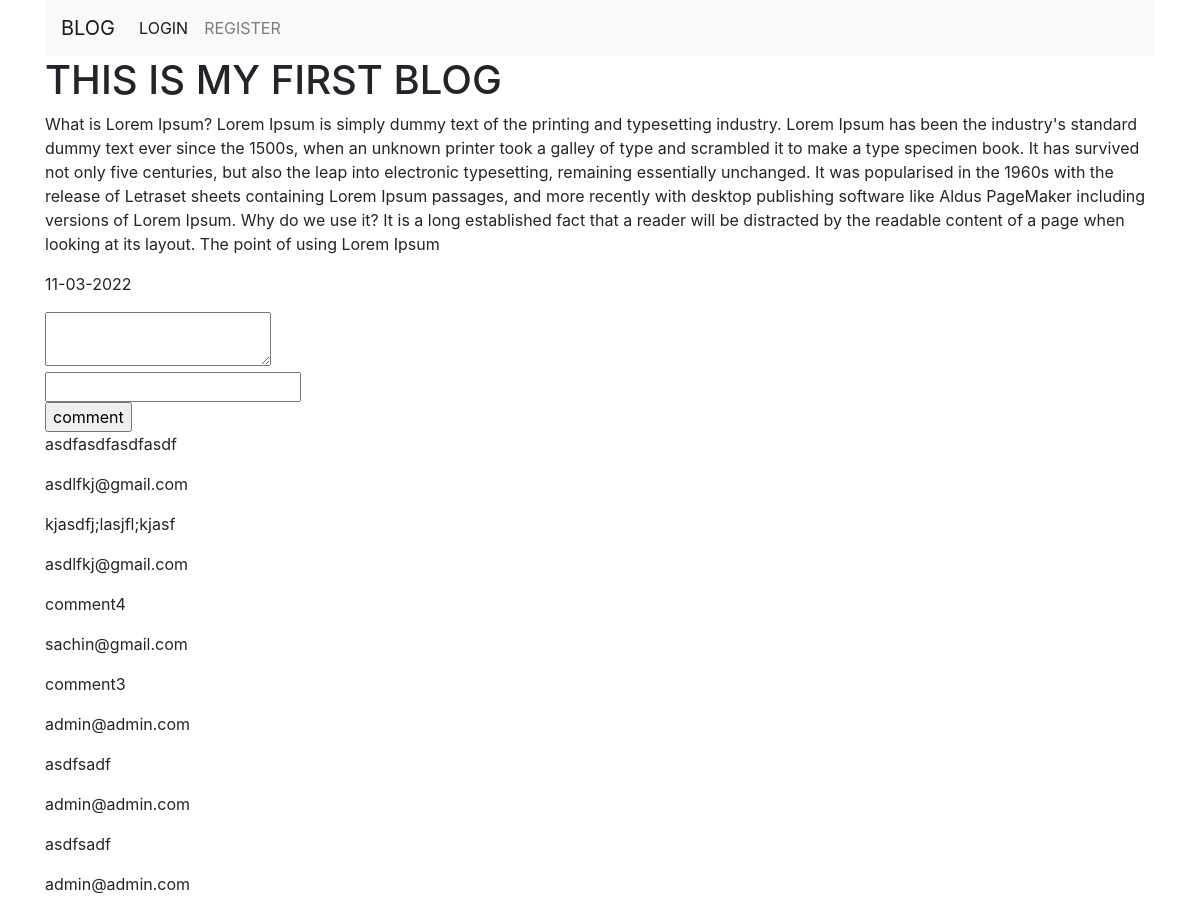
Page /posts.php?id=1 on the committed database.
### tables this page shows
CREATE TABLE `posts` (
  `id` int(11) NOT NULL,
  `title` varchar(100) NOT NULL,
  `description` varchar(1000) NOT NULL,
  `time` datetime NOT NULL,
  `image` varchar(500) NOT NULL
);

CREATE TABLE `comment` (
  `comment_id` int(11) NOT NULL,
  `post_id` int(11) NOT NULL,
  `comment` varchar(500) NOT NULL,
  `email` varchar(100) NOT NULL
);

### posts.php (the view, shortened to what this page needs)
<?php
    include 'connect.php';
    $sql = "SELECT * FROM posts where id=".$_SESSION['id'];
    $result = mysqli_query($conn,$sql);
    $sql2 = "SELECT * from comment where post_id = ".$_SESSION['id']." ORDER BY comment_id DESC";
    $result1 = mysqli_query($conn,$sql2);
?>
<!DOCTYPE html>
<html lang="en">
<head>
    <link rel="stylesheet" href="https://cdn.jsdelivr.net/npm/bootstrap@4.6.1/dist/css/bootstrap.min.css">
</head>
<body>
    <div class="container">
    <nav class="navbar navbar-expand-lg navbar-light bg-light">
  <a class="navbar-brand" href="#">BLOG</a>
  <div class="collapse navbar-collapse" id="navbarSupportedContent">
    <ul class="navbar-nav mr-auto">
      <li class="nav-item active">
        <a class="nav-link" href="login.php">LOGIN <span class="sr-only">(current)</span></a>
      </li>
      <li class="nav-item">
        <a class="nav-link" href="register.php">REGISTER</a>
      </li>
    </ul>
  </div>
</nav>
    <?php
        if(mysqli_num_rows($result)>0){
                $data = mysqli_fetch_assoc($result);
                echo "<div><h1>{$data['title']}</h1></div>";
                echo "<div><p>{$data['description']}</p></div>";
                $timestamp = strtotime($data['time']);
                echo "<div><p>".date('d-m-Y',$timestamp)."</p></div>";
        }
     ?>
    <form method="post" action="posts.php">
     <textarea type="text" width="150px" height="100px" name="comment"></textarea><br/>
     <input type="email" name="email"><br/>
     <input type="submit" value="comment" name="submit">
    </form>
    <?php
     if(isset($result1)){
        if(mysqli_num_rows($result1)>0){
            while($data1 = mysqli_fetch_assoc($result1)){
                echo "<div><p>{$data1['comment']}</p></div>";
                echo "<div><p>{$data1['email']}</p></div>";
            }
        }
    }
     ?>
</div>
</body>
</html>

### rows in the picture
posts: title "THIS IS MY FIRST BLOG", description "What is Lorem Ipsum? Lorem Ipsum is simply dummy text of the printing and typesetting industry. Lorem Ipsum has been the industry's standard dummy text ever since the 1500s, when an unknown printer took a galley of type and scrambled it to make a type specimen book. It has survived not only five centuries, but also the leap into electronic typesetting, remaining essentially unchanged. It was popularised in the 1960s with the release of Letraset sheets containing Lorem Ipsum passages, and more recently with desktop publishing software like Aldus PageMaker including versions of Lorem Ipsum. Why do we use it? It is a long established fact that a reader will be distracted by the readable…", time "11-03-2022"
comment: comment "asdfasdfasdfasdf", email "asdlfkj@gmail.com"
comment: comment "kjasdfj;lasjfl;kjasf", email "asdlfkj@gmail.com"
comment: comment "comment4", email "sachin@gmail.com"
comment: comment "comment3", email "admin@admin.com"
comment: comment "asdfsadf", email "admin@admin.com"
comment: comment "asdfsadf", email "admin@admin.com"
